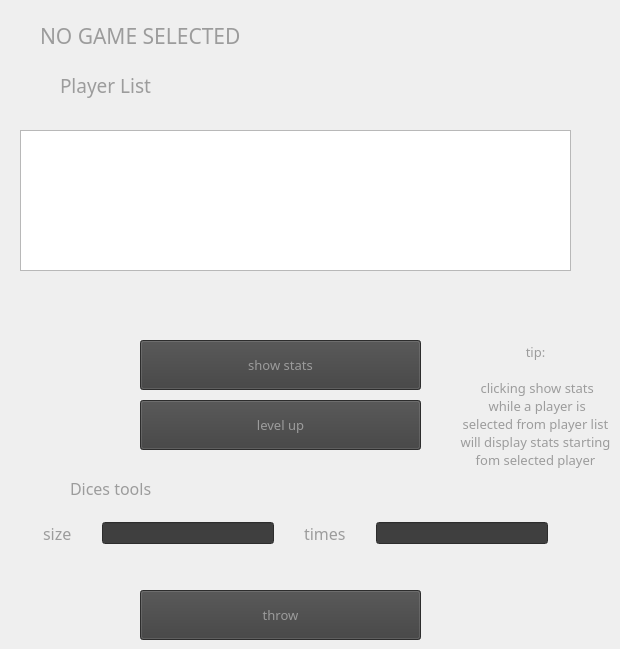
               <widget class="QWidget" name="page_current_adventure">
                <widget class="QListWidget" name="listWidget">
                 <property name="geometry">
                  <rect>
                   <x>20</x>
                   <y>130</y>
                   <width>551</width>
                   <height>141</height>
                  </rect>
                 </property>
                 <property name="styleSheet">
                  <string notr="true">QListWidget:hover{
	background-color: rgb(63, 63, 63);
	color: rgb(63, 63, 63);
}

QListWidget{
	color: rgb(156, 156,156);
}
</string>
                 </property>
                 <property name="itemAlignment">
                  <set>Qt::AlignVCenter</set>
                 </property>
                 <property name="sortingEnabled">
                  <bool>true</bool>
                 </property>
                </widget>
                <widget class="QLabel" name="label_current_game">
                 <property name="geometry">
                  <rect>
                   <x>40</x>
                   <y>20</y>
                   <width>291</width>
                   <height>31</height>
                  </rect>
                 </property>
                 <property name="font">
                  <font>
                   <family>Copperplate Gothic Bold</family>
                   <pointsize>16</pointsize>
                  </font>
                 </property>
                 <property name="styleSheet">
                  <string notr="true">color: rgb(156, 156, 156);</string>
                 </property>
                 <property name="text">
                  <string>NO GAME SELECTED</string>
                 </property>
                </widget>
                <widget class="QLabel" name="label_player_list">
                 <property name="geometry">
                  <rect>
                   <x>60</x>
                   <y>70</y>
                   <width>291</width>
                   <height>31</height>
                  </rect>
                 </property>
                 <property name="font">
                  <font>
                   <family>Copperplate Gothic Bold</family>
                   <pointsize>14</pointsize>
                  </font>
                 </property>
                 <property name="styleSheet">
                  <string notr="true">color: rgb(156, 156, 156);</string>
                 </property>
                 <property name="text">
                  <string>Player List</string>
                 </property>
                </widget>
                <widget class="QLabel" name="label_selected_player">
                 <property name="geometry">
                  <rect>
                   <x>70</x>
                   <y>300</y>
                   <width>411</width>
                   <height>17</height>
                  </rect>
                 </property>
                 <property name="font">
                  <font>
                   <family>Copperplate Gothic Light</family>
                   <pointsize>12</pointsize>
                  </font>
                 </property>
                 <property name="styleSheet">
                  <string notr="true">color: rgb(156, 156, 156);</string>
                 </property>
                 <property name="text">
                  <string/>
                 </property>
                </widget>
                <widget class="QPushButton" name="pushButton_level_up">
                 <property name="geometry">
                  <rect>
                   <x>140</x>
                   <y>400</y>
                   <width>281</width>
                   <height>50</height>
                  </rect>
                 </property>
                 <property name="minimumSize">
                  <size>
                   <width>0</width>
                   <height>50</height>
                  </size>
                 </property>
                 <property name="font">
                  <font>
                   <family>Copperplate Gothic Light</family>
                   <pointsize>10</pointsize>
                  </font>
                 </property>
                 <property name="styleSheet">
                  <string notr="true">QPushButton{
	background-color: rgb(63, 63, 63);
	color: rgb(156, 156, 156);
}
QPushButton:hover{
	background-color: rgb(156, 156, 156);
	color: rgb(63, 63, 63);
}
</string>
                 </property>
                 <property name="text">
                  <string>level up</string>
                 </property>
                </widget>
                <widget class="QPushButton" name="pushButton_show_stats">
                 <property name="geometry">
                  <rect>
                   <x>140</x>
                   <y>340</y>
                   <width>281</width>
                   <height>50</height>
                  </rect>
                 </property>
                 <property name="minimumSize">
                  <size>
                   <width>0</width>
                   <height>50</height>
                  </size>
                 </property>
                 <property name="font">
                  <font>
                   <family>Copperplate Gothic Light</family>
                   <pointsize>10</pointsize>
                  </font>
                 </property>
                 <property name="styleSheet">
                  <string notr="true">QPushButton{
	background-color: rgb(63, 63, 63);
	color: rgb(156, 156, 156);
}
QPushButton:hover{
	background-color: rgb(156, 156, 156);
	color: rgb(63, 63, 63);
}
</string>
                 </property>
                 <property name="text">
                  <string>show stats</string>
                 </property>
                </widget>
                <widget class="QLabel" name="label_dices_tools">
                 <property name="geometry">
                  <rect>
                   <x>70</x>
                   <y>480</y>
                   <width>411</width>
                   <height>17</height>
                  </rect>
                 </property>
                 <property name="font">
                  <font>
                   <family>Copperplate Gothic Light</family>
                   <pointsize>12</pointsize>
                  </font>
                 </property>
                 <property name="styleSheet">
                  <string notr="true">color: rgb(156, 156, 156);</string>
                 </property>
                 <property name="text">
                  <string>Dices tools</string>
                 </property>
                </widget>
                <widget class="QWidget" name="gridLayoutWidget_4">
                 <property name="geometry">
                  <rect>
                   <x>40</x>
                   <y>500</y>
                   <width>511</width>
                   <height>68</height>
                  </rect>
                 </property>
                 <layout class="QGridLayout" name="gridLayout_2">
                  <property name="leftMargin">
                   <number>3</number>
                  </property>
                  <property name="topMargin">
                   <number>3</number>
                  </property>
                  <property name="rightMargin">
                   <number>3</number>
                  </property>
                  <property name="bottomMargin">
                   <number>3</number>
                  </property>
                  <property name="horizontalSpacing">
                   <number>30</number>
                  </property>
                  <item row="0" column="0">
                   <widget class="QLabel" name="label_size">
                    <property name="font">
                     <font>
                      <family>Copperplate Gothic Light</family>
                      <pointsize>12</pointsize>
                     </font>
                    </property>
                    <property name="styleSheet">
                     <string notr="true">color: rgb(156, 156, 156);</string>
                    </property>
                    <property name="text">
                     <string>size</string>
                    </property>
                   </widget>
                  </item>
                  <item row="0" column="1">
                   <widget class="QLineEdit" name="lineEdit_size">
                    <property name="styleSheet">
                     <string notr="true">
color: rgb(156, 156, 156);
background-color: rgb(63, 63, 63);</string>
                    </property>
                   </widget>
                  </item>
                  <item row="0" column="2">
                   <widget class="QLabel" name="label_times">
                    <property name="font">
                     <font>
                      <family>Copperplate Gothic Light</family>
                      <pointsize>12</pointsize>
                     </font>
                    </property>
                    <property name="styleSheet">
                     <string notr="true">color: rgb(156, 156, 156);</string>
                    </property>
                    <property name="text">
                     <string>times</string>
                    </property>
                   </widget>
                  </item>
                  <item row="0" column="3">
                   <widget class="QLineEdit" name="lineEdit_times">
                    <property name="styleSheet">
                     <string notr="true">color: rgb(156, 156, 156);
background-color: rgb(63, 63, 63);</string>
                    </property>
                   </widget>
                  </item>
                 </layout>
                </widget>
                <widget class="QPushButton" name="pushButton_throw">
                 <property name="geometry">
                  <rect>
                   <x>140</x>
                   <y>590</y>
                   <width>281</width>
                   <height>50</height>
                  </rect>
                 </property>
                 <property name="minimumSize">
                  <size>
                   <width>0</width>
                   <height>50</height>
                  </size>
                 </property>
                 <property name="font">
                  <font>
                   <family>Copperplate Gothic Light</family>
                   <pointsize>10</pointsize>
                  </font>
                 </property>
                 <property name="styleSheet">
                  <string notr="true">QPushButton{
	background-color: rgb(63, 63, 63);
	color: rgb(156, 156, 156);
}
QPushButton:hover{
	background-color: rgb(156, 156, 156);
	color: rgb(63, 63, 63);
}
</string>
                 </property>
                 <property name="text">
                  <string>throw</string>
                 </property>
                </widget>
                <widget class="QLabel" name="label_tips">
                 <property name="geometry">
                  <rect>
                   <x>460</x>
                   <y>340</y>
                   <width>151</width>
                   <height>131</height>
                  </rect>
                 </property>
                 <property name="font">
                  <font>
                   <family>Copperplate Gothic Light</family>
                   <pointsize>10</pointsize>
                  </font>
                 </property>
                 <property name="styleSheet">
                  <string notr="true">color: rgb(156, 156, 156);</string>
                 </property>
                 <property name="text">
                  <string>tip:

 clicking show stats
 while a player is selected from player list will display stats starting fom selected player</string>
                 </property>
                 <property name="alignment">
                  <set>Qt::AlignCenter</set>
                 </property>
                 <property name="wordWrap">
                  <bool>true</bool>
                 </property>
                </widget>
               </widget>
